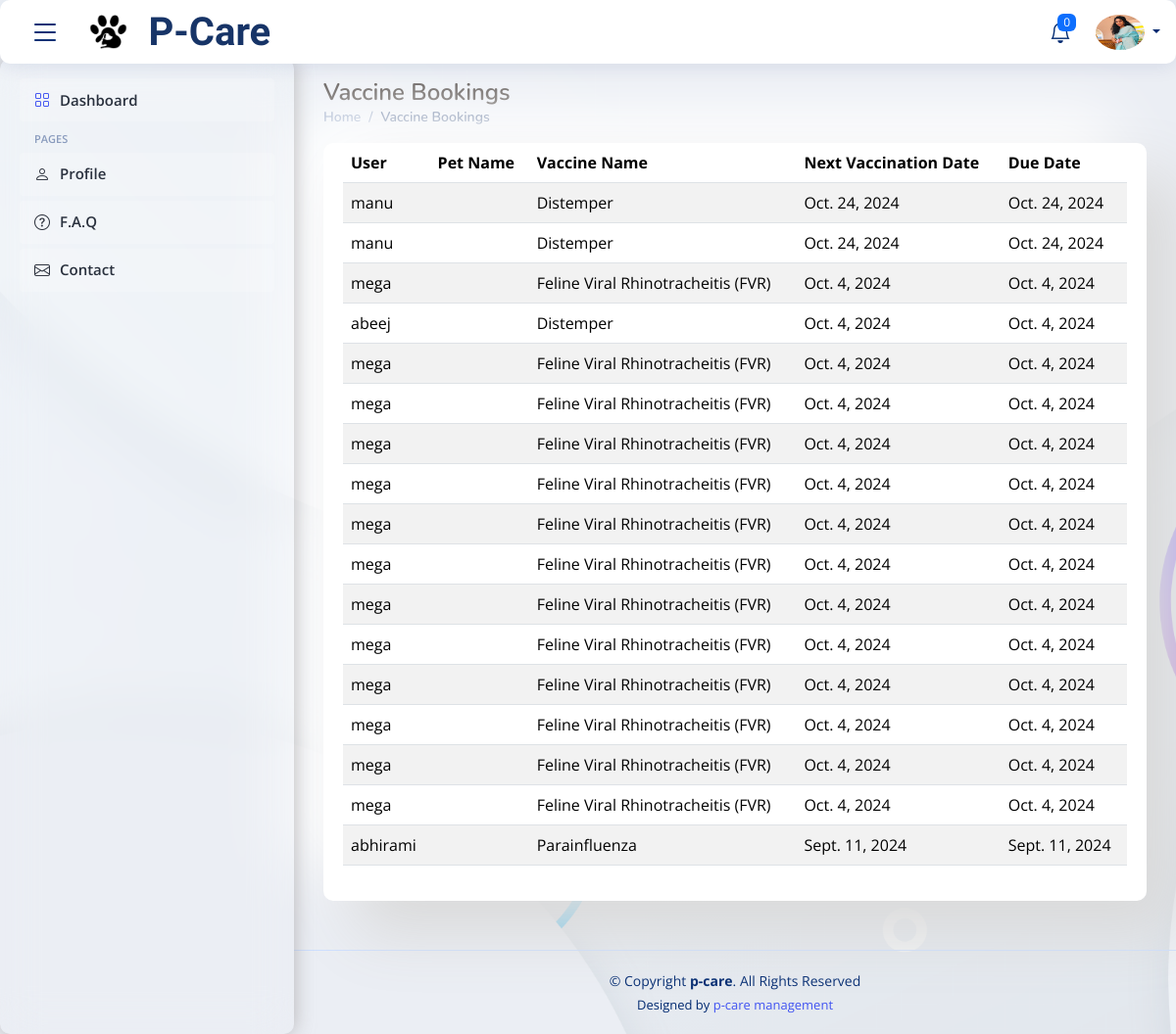
/vaccine-bookings/ (signed in), run on the app's committed database.
### user/models.py (models this page shows, shortened)
class Vaccination(models.Model):
    user = models.ForeignKey(User, on_delete=models.CASCADE)
    next_vaccination_date = models.DateField()
    due_date = models.DateField()
    vaccine_name = models.CharField(max_length=100)
    hospital = models.ForeignKey(Hospital, on_delete=models.CASCADE, default=1)

### doctor/views.py (the view)
# urls.py: path('vaccine-bookings/', views.vaccine_bookings, name='vaccine_bookings'),
@login_required
def vaccine_bookings(request):
    if hasattr(request.user, 'hospital'):
        hospital = request.user.hospital
        vaccinations = Vaccination.objects.filter(hospital=hospital).order_by('-next_vaccination_date')
        return render(request, 'vaccine_bookings.html', {'vaccinations': vaccinations})
    else:
        return redirect('hospital_login')  # Redirect to login if not associated with any hospital

### doctor/templates/vaccine_bookings.html (shortened to what this page needs)
{% extends "base_doc.html" %}
{% load static %}
{% block maincss %}
<link href="{% static 'css/home.css' %}" rel="stylesheet">
{% endblock %}
{% block content %}
<div class="pagetitle">
  <h1>Vaccine Bookings</h1>
  <nav>
    <ol class="breadcrumb">
      <li class="breadcrumb-item"><a href="{% url 'hospital_home' %}">Home</a></li>
      <li class="breadcrumb-item active">Vaccine Bookings</li>
    </ol>
  </nav>
</div>
<section class="section dashboard">
  <div class="row">
    <div class="col-12">
      <div class="card">
        <div class="card-body">
          {% if vaccinations %}
            <table class="table table-striped">
              <thead>
                <tr>
                  <th>User</th>
                  <th>Pet Name</th>
                  <th>Vaccine Name</th>
                  <th>Next Vaccination Date</th>
                  <th>Due Date</th>
                </tr>
              </thead>
              <tbody>
                {% for vaccination in vaccinations %}
                  <tr>
                    <td>{{ vaccination.user.username }}</td>
                    <td>{{ vaccination.pet_profile.pet_name }}</td>
                    <td>{{ vaccination.vaccine_name }}</td>
                    <td>{{ vaccination.next_vaccination_date }}</td>
                    <td>{{ vaccination.due_date }}</td>
                  </tr>
                {% endfor %}
              </tbody>
            </table>
          {% else %}
            <p>No vaccine bookings found.</p>
          {% endif %}
        </div>
      </div>
    </div>
  </div>
</section>
{% endblock %}

### static/css/home.css (style rules this page uses)
:root { scroll-behavior: smooth; --primary: rgb(122, 48, 143); --light: rgb(199, 95, 228); --text-color: rgb(184, 132, 199); }
body { font-family: "Open Sans", sans-serif; background: url('../img/wallpaper/wp8561052-light-theme-wallpapers.png'); background-size: cover; color: #444444; }
a { color: #4154f1; text-decoration: none; }
h1, h2, h3, h4, h5, h6 { font-family: "Nunito", sans-serif; }
.pagetitle { margin-bottom: 10px; }
.pagetitle h1 { font-size: 24px; margin-bottom: 0; font-weight: 600; color: #595350; }
.card { margin-bottom: 30px; border: none; border-radius: 10px; border-color: #ffffff; box-shadow: 33px 33px 65px #d9d9d9, -33px -33px 65px #ffffff; backdrop-filter: blur(20px); z-index: 1; transition: 0.5s ease-in-out; }
.card-body { padding: 0 20px 20px 20px; }
.breadcrumb { font-size: 14px; font-family: "Nunito", sans-serif; color: #899bbd; font-weight: 600; }
.breadcrumb a { color: #899bbd; transition: 0.3s; }
.breadcrumb .breadcrumb-item::before { color: #899bbd; }
.breadcrumb .active { color: #51678f; font-weight: 600; }

### data on the page
Vaccination: user.username "manu", vaccine_name "Distemper", next_vaccination_date "Oct. 24, 2024", due_date "Oct. 24, 2024"
Vaccination: user.username "manu", vaccine_name "Distemper", next_vaccination_date "Oct. 24, 2024", due_date "Oct. 24, 2024"
Vaccination: user.username "mega", vaccine_name "Feline Viral Rhinotracheitis (FVR)", next_vaccination_date "Oct. 4, 2024", due_date "Oct. 4, 2024"
Vaccination: user.username "abeej", vaccine_name "Distemper", next_vaccination_date "Oct. 4, 2024", due_date "Oct. 4, 2024"
Vaccination: user.username "mega", vaccine_name "Feline Viral Rhinotracheitis (FVR)", next_vaccination_date "Oct. 4, 2024", due_date "Oct. 4, 2024"
Vaccination: user.username "mega", vaccine_name "Feline Viral Rhinotracheitis (FVR)", next_vaccination_date "Oct. 4, 2024", due_date "Oct. 4, 2024"
Vaccination: user.username "mega", vaccine_name "Feline Viral Rhinotracheitis (FVR)", next_vaccination_date "Oct. 4, 2024", due_date "Oct. 4, 2024"
Vaccination: user.username "mega", vaccine_name "Feline Viral Rhinotracheitis (FVR)", next_vaccination_date "Oct. 4, 2024", due_date "Oct. 4, 2024"
Vaccination: user.username "mega", vaccine_name "Feline Viral Rhinotracheitis (FVR)", next_vaccination_date "Oct. 4, 2024", due_date "Oct. 4, 2024"
Vaccination: user.username "mega", vaccine_name "Feline Viral Rhinotracheitis (FVR)", next_vaccination_date "Oct. 4, 2024", due_date "Oct. 4, 2024"
Vaccination: user.username "mega", vaccine_name "Feline Viral Rhinotracheitis (FVR)", next_vaccination_date "Oct. 4, 2024", due_date "Oct. 4, 2024"
Vaccination: user.username "mega", vaccine_name "Feline Viral Rhinotracheitis (FVR)", next_vaccination_date "Oct. 4, 2024", due_date "Oct. 4, 2024"
Vaccination: user.username "mega", vaccine_name "Feline Viral Rhinotracheitis (FVR)", next_vaccination_date "Oct. 4, 2024", due_date "Oct. 4, 2024"
Vaccination: user.username "mega", vaccine_name "Feline Viral Rhinotracheitis (FVR)", next_vaccination_date "Oct. 4, 2024", due_date "Oct. 4, 2024"
Vaccination: user.username "mega", vaccine_name "Feline Viral Rhinotracheitis (FVR)", next_vaccination_date "Oct. 4, 2024", due_date "Oct. 4, 2024"
Vaccination: user.username "mega", vaccine_name "Feline Viral Rhinotracheitis (FVR)", next_vaccination_date "Oct. 4, 2024", due_date "Oct. 4, 2024"
Vaccination: user.username "abhirami", vaccine_name "Parainfluenza", next_vaccination_date "Sept. 11, 2024", due_date "Sept. 11, 2024"

### other printed values
{{ notifications|length }} "0"
